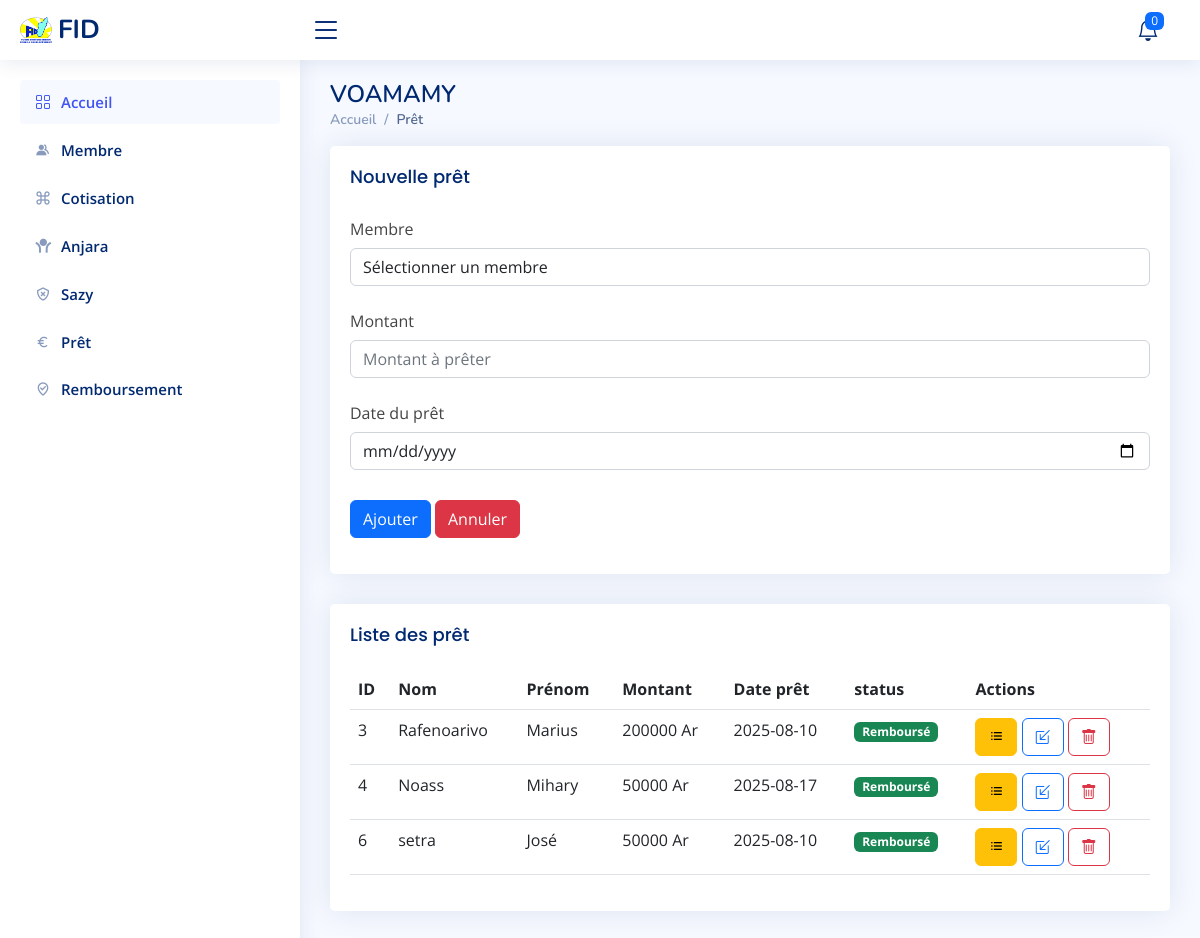
Page /index.php/vm_controller/pret on the earlier database version.
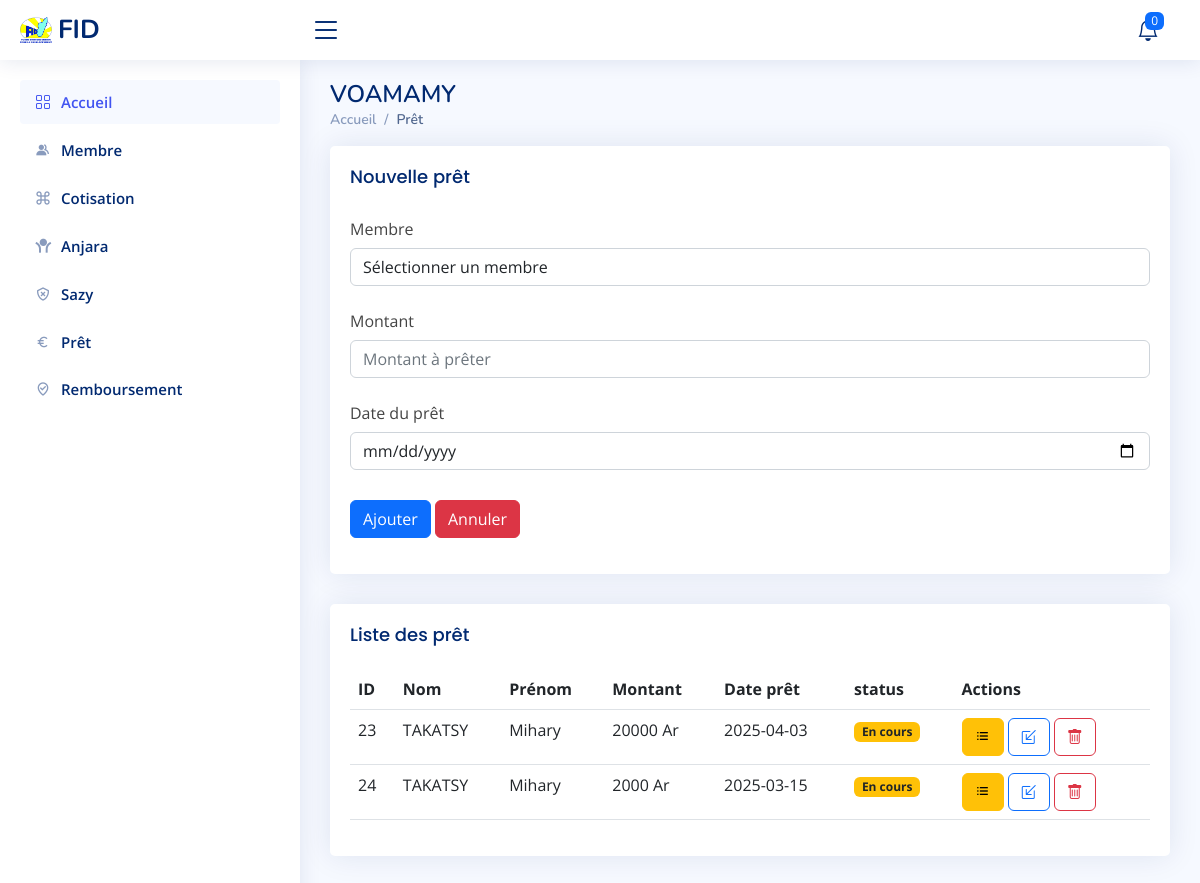
Same page on the later database version.
### tables this page shows
CREATE TABLE `pret` (
  `ID_pret` int(10) NOT NULL,
  `ID_membre` int(10) NOT NULL,
  `Montant` double NOT NULL,
  `Date_pret` date NOT NULL,
  `Statut` varchar(25) NOT NULL DEFAULT 'encours',
  `lu` tinyint(1) DEFAULT 0
);

CREATE TABLE `membre` (
  `ID_membre` int(10) NOT NULL,
  `Nom` varchar(50) NOT NULL,
  `Prenom` varchar(50) NOT NULL
);

### application/controllers/vm_controller.php (called while the page is built, shortened)
<?php
class vm_controller extends CI_Controller {
    public function __construct() {
        $this->load->model('vm_model');
        $this->load->library(['form_validation', 'session']);
        $this->load->helper(['url', 'form']);
    }
    public function prets_en_retard() {
        $prets = $this->vm_model->get_prets_en_retard();
        return $prets;
    }
public function pret($action = null, $ID_pret = null){
        $this->load->model('vm_model');
        $data = [];
        $data['membre'] = $this->vm_model->membre();
        $data['pret'] = $this->vm_model->pret();
        $data['reste'] = $this->vm_model->get_reste_a_payer($ID_pret);
        $data['montantrembourser'] = $this->vm_model->get_montant_a_rembourser($ID_pret);
        $data['totalrembourser'] = $this->vm_model->get_total_rembourser($ID_pret);
        $data['prets_en_retard'] = $this->prets_en_retard();
        $data['count_prets_en_retard'] = count($data['prets_en_retard']);
        $this->load->view('pret_view', $data);
}
}

### index.php (called while the page is built, shortened)
<?php
require_once BASEPATH.'core/CodeIgniter.php';

### application/models/vm_model.php (called while the page is built, shortened)
<?php
class Vm_model extends CI_Model {
    public function pret() {
        $query = $this->db->query("SELECT ID_pret,Montant,Date_pret, Statut, membre.Nom, membre.Prenom FROM membre, pret WHERE membre.ID_membre= pret.ID_membre " );
        return $query->result();
    }
    public function get_reste_a_payer($ID_pret, $taux = 10, $mois = 1)
    {
        $pret = $this->db->get_where('pret', ['ID_pret' => $ID_pret])->row();
        if (!$pret) return 0;
        $total_a_rembourser = $pret->Montant + ($pret->Montant * ($taux / 100) * $mois);
        $this->db->select_sum('Montant');
        $this->db->where('ID_pret', $ID_pret);
        $total_rembourse = $this->db->get('remboursement')->row()->Montant ?? 0;
        return $total_a_rembourser - $total_rembourse;
    }
    public function get_total_rembourser($ID_pret)
    {
        $pret = $this->db->get_where('pret', ['ID_pret' => $ID_pret])->row();
        if (!$pret) return 0;
        $this->db->select_sum('Montant');
        $this->db->where('ID_pret', $ID_pret);
        return $total_rembourser ;
    }
    public function get_prets_en_retard() {
        $today = new DateTime();
        $this->db->select('pret.*, membre.nom, membre.prenom');
        $this->db->from('pret');
        $this->db->join('membre', 'membre.ID_membre = pret.ID_membre');
        $this->db->where('pret.Date_pret <', $today->format('Y-m-d'));
        $this->db->where('pret.Statut', 'encours');
        $this->db->where('pret.lu', 0);
        $prets = $this->db->get()->result();
        return $prets;
    }
}
?>

### application/views/pret_view.php (the view, shortened to what the changed rows need)
  <main id="main" class="main">
<div class="pagetitle">
<h1>VOAMAMY</h1>
</div>
<section class="section">
          <div class="card">
            <div class="card-body">
              <table class="table datatable">
                <thead>
                  <tr>
                    <th scope="col">ID</th>
                    <th scope="col">Nom</th>
                    <th scope="col">Prénom</th>
                    <th scope="col">Montant</th>
                    <th scope="col">Date prêt</th>
                    <th scope="col">status</th>
                    <th scope="col">Actions</th>
                  </tr>
                </thead>
                <tbody>
                <?php foreach($pret as $m):?>
                  <tr>
                    <td><?= $m->ID_pret ?></td>
                    <td><?= $m->Nom?></td>
                    <td><?= $m->Prenom?></td>
                    <td><?= $m->Montant ?> Ar</td>
                    <td><?= $m->Date_pret?></td>
                    <td>
                      <?php if ($m->Statut == 'Payé'): ?>
                        <span class="badge bg-success">Remboursé</span>
                      <?php else: ?>
                        <span class="badge bg-warning text-dark">En cours</span>
                      <?php endif; ?>
                    </td>
                    <td>
                    <a href="<?php echo base_url().'index.php/vm_controller/pret/historique/'.$m->ID_pret;?>"><button type="button" class="btn btn-warning"><i class="bx bx-list-ul"></i></button></a>
                    <a href="<?php echo base_url().'index.php/vm_controller/pret/modifier/'.$m->ID_pret;?>"><button type="button" class="btn btn-outline-primary"><i class="bi bi-box-arrow-in-down-left"></i></button></a>
                    <a href="<?php echo base_url().'index.php/vm_controller/pret/supprimer/'.$m->ID_pret;?>" onclick="return confirm('Confirmez-vous la suppression ?')"><button type="button" class="btn btn-outline-danger"><i class="bi bi-trash"></i></button></a></td>
                  </tr>
                  <?php endforeach ?>
                </tbody>
              </table>
            </div>
          </div>
</section>
</main>

Differences in the rows shown:
removed pret: ID_pret "3", ID_membre.Nom "Rafenoarivo", ID_membre.Prenom "Marius", Montant "200000", Date_pret "2025-08-10", Statut "Remboursé"
removed pret: ID_pret "4", ID_membre.Nom "Noass", ID_membre.Prenom "Mihary", Montant "50000", Date_pret "2025-08-17", Statut "Remboursé"
removed pret: ID_pret "6", ID_membre.Nom "setra", ID_membre.Prenom "José", Montant "50000", Date_pret "2025-08-10", Statut "Remboursé"
added pret: ID_pret "23", ID_membre.Nom "TAKATSY", ID_membre.Prenom "Mihary", Montant "20000", Date_pret "2025-04-03", Statut "En cours"
added pret: ID_pret "24", ID_membre.Nom "TAKATSY", ID_membre.Prenom "Mihary", Montant "2000", Date_pret "2025-03-15", Statut "En cours"
